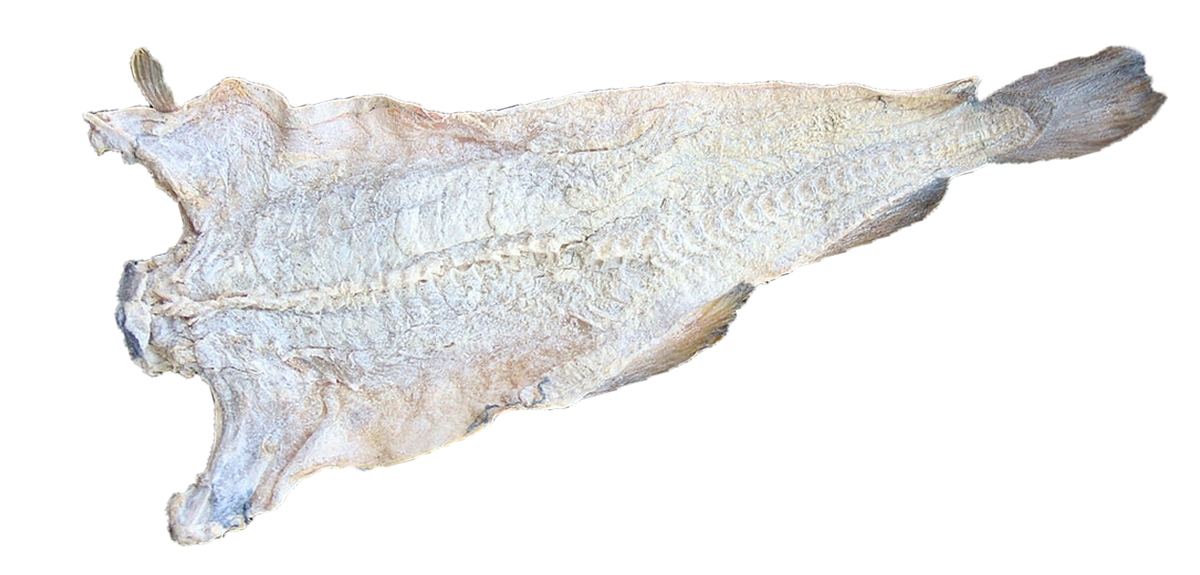
#> input picture src/images/klippfisk_demo.jpg, 1200 x 575 px, found by its file name
$ python cannyEdge.py
#> lines starting #> are read from the running program, lines starting #| are printed output that depends on the picture; after the words box and inside, x2 and y2 are one past the last pixel; in counts of white or black regions, pixels touching at a corner belong together
import cv2 as cv
import numpy as np

path = "C:\OpenCV\images\klippfisk_demo.jpg" #img path

img = cv.imread(path) #cv img object
#> img is the input picture: shape (575, 1200, 3); mean B, G, R 236.9, 237.1, 237.1
result = cv.cvtColor(img, cv.COLOR_BGR2GRAY)
ret, mask = cv.threshold(result, 250, 255, cv.THRESH_BINARY)
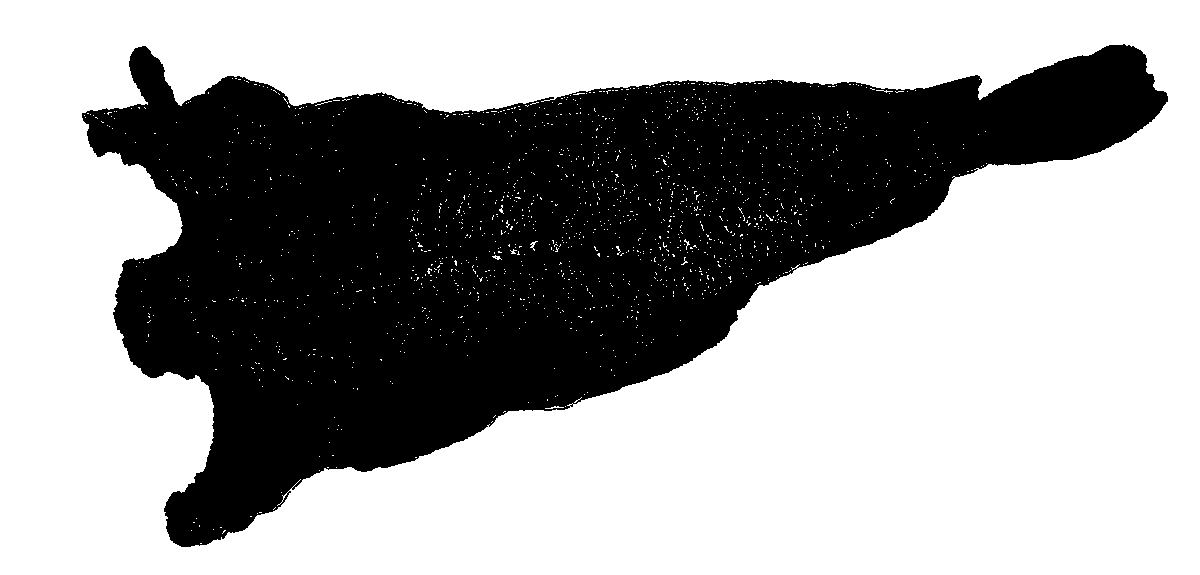
#> mask: shape (575, 1200); 62.8% white; 2 black regions (1 under 20 px), largest, box (x1, y1, x2, y2) and area: (82, 44, 1168, 547) 256831

result = cv.Canny(mask, 100, 200)
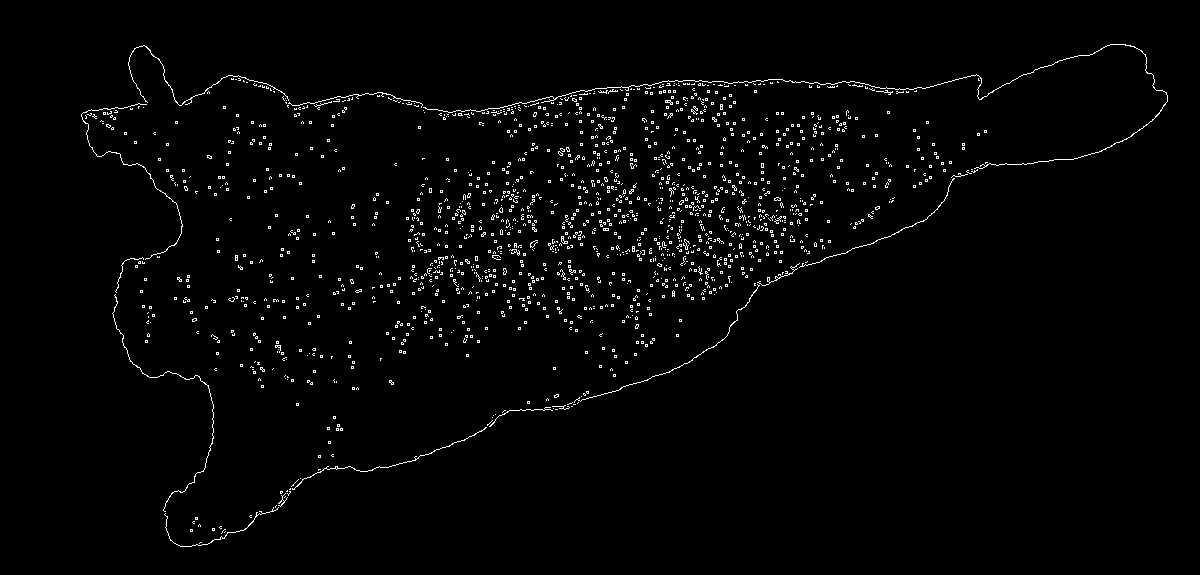
#> result: shape (575, 1200); 1.9% white in thin lines or dots, all inside (x1, y1, x2, y2) = (81, 44, 1168, 547)
cv.imshow("outline",result)
cv.waitKey()
cv.destroyAllWindows
